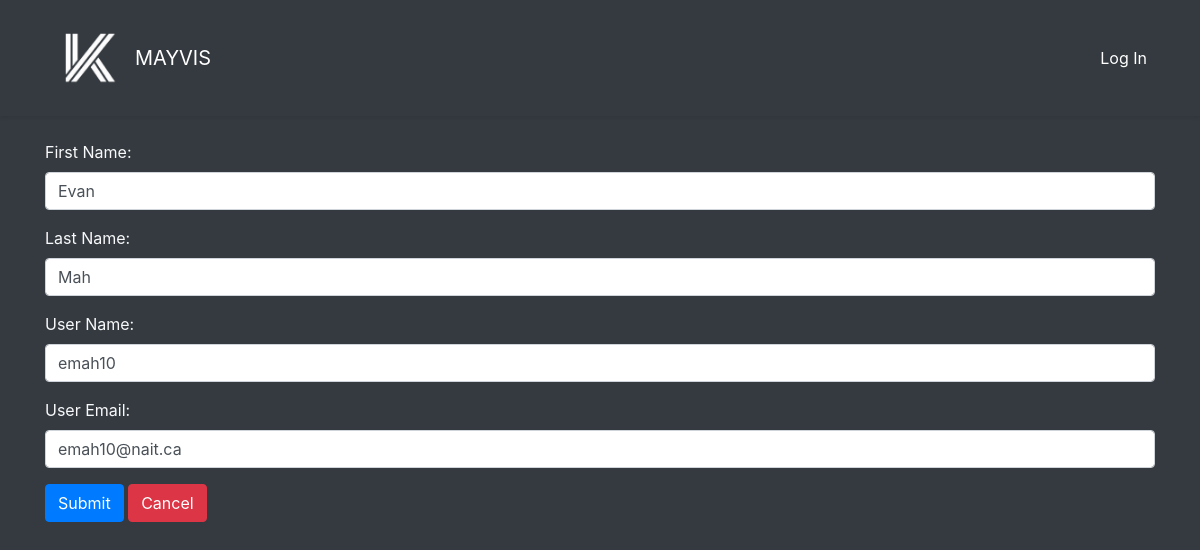
The app's page /user-control-user.php?user_id=1 (signed in) with its own data.
### tables this page shows
CREATE TABLE `users` (
  `user_id` int(11) NOT NULL COMMENT 'auto incrementing user_id of each user, unique index',
  `user_name` varchar(64) NOT NULL COMMENT 'user''s name, unique',
  `user_password_hash` varchar(255) NOT NULL COMMENT 'user''s password in salted and hashed format',
  `user_email` varchar(64) NOT NULL COMMENT 'user''s email, unique',
  `first_name` varchar(64) NOT NULL COMMENT 'user''s first name',
  `last_name` varchar(64) NOT NULL COMMENT 'user''s last name',
  `user_status` enum('0','1','2','') NOT NULL DEFAULT '0' COMMENT 'user''s permission levels.\r\n0 = client\r\n1 = employee\r\n2 = administrator',
  `notifications` enum('0','1') NOT NULL DEFAULT '1' COMMENT '0 = off, 1 = on'
);

### user-control-user.php (the view, shortened to what this page needs)
<?php
include 'connect.php';
include 'includes/header-new.php';
$user_id = $_GET['user_id'];
$sql = "SELECT * FROM users WHERE user_id = '$user_id'";
$result = mysqli_query($conn, $sql);
if (mysqli_error($conn)) {
    $message = "<p>There was a problem searching</p>";
} else {
    while ($row = mysqli_fetch_assoc($result)) {
        $first_name = $row['first_name'];
        $last_name = $row['last_name'];
        $email = $row['user_email'];
        $user_name = $row['user_name'];
    }
}
?>
<div class='container'>
<form action="user-edit-submit.php?user_id=<?php echo $user_id?>" method="POST" class="needs-validation" novalidate>
<div class="form-group ">
        <div class="form-group">
            <label for="firstName">First Name:</label>
            <input type="text" class="form-control" id="firstName" name="firstName" value="<?php echo htmlspecialchars($first_name); ?>" required>
        </div>
        <div class="form-group">
            <label for="lastName">Last Name:</label>
            <input type="text" class="form-control" id="lastName" name="lastName" value="<?php echo htmlspecialchars($last_name); ?>" required>
        </div>
        <div class="form-group">
            <label for="userName">User Name:</label>
            <input type="text" class="form-control" id="userName" name="userName" value="<?php echo htmlspecialchars($user_name); ?>" required>
        </div>
        <div class="form-group">
            <label for="userEmail">User Email:</label>
            <input type="email" class="form-control" id="userEmail" name="userEmail" value="<?php echo htmlspecialchars($email); ?>" required>
        </div>
    </div>
    <input type="submit" value="Submit" class="btn btn-primary">
    <a href="employee-usercontrol.php" class="btn btn-danger">Cancel</a>
</form>
</div>

### records on screen
users: firstName "Evan", lastName "Mah", userName "emah10", userEmail "emah10@nait.ca"
